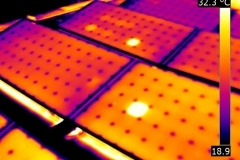
#> input picture hotspot2.jpg, 240 x 160 px
$ python simpleThresholding.py
#> lines starting #> are read from the running program, lines starting #| are printed output that depends on the picture; after the words box and inside, x2 and y2 are one past the last pixel; in counts of white or black regions, pixels touching at a corner belong together
import cv2 as cv
import numpy as np

def nothing(x):
    pass

cv.namedWindow("Tracking")
cv.createTrackbar('Thresh', 'Tracking', 215, 255, nothing)

while True:

    img = cv.imread('hotspot2.jpg', 0)
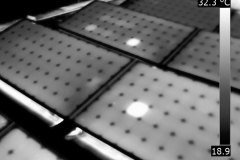
#> img: shape (160, 240); min 0, max 254, mean 106.2

    r = cv.getTrackbarPos('Thresh', 'Tracking')

    print(r)

    _, th1 = cv.threshold(img, r, 255, cv.THRESH_BINARY)
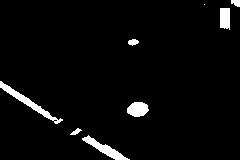
#> th1: shape (160, 240); 3.5% white; 8 white regions (1 under 20 px), largest, box (x1, y1, x2, y2) and area: (0, 81, 63, 124) 415, (82, 135, 130, 160) 342, (127, 102, 149, 117) 252
    _, th2 = cv.threshold(img, r, 255, cv.THRESH_BINARY_INV)
    _, th3 = cv.threshold(img, r, 255, cv.THRESH_TRUNC)
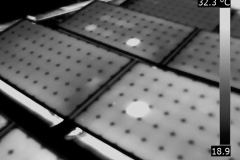
#> th3: shape (160, 240); min 0, max 215, mean 105.3
    _, th4 = cv.threshold(img, r, 255, cv.THRESH_TOZERO)
    _, th5 = cv.threshold(img, r, 255, cv.THRESH_TRIANGLE)
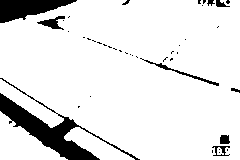
#> th5: shape (160, 240); 89.5% white; 42 black regions (33 under 20 px), largest, box (x1, y1, x2, y2) and area: (0, 78, 140, 160) 2230, (0, 0, 77, 23) 1023, (140, 58, 219, 86) 194

    mask = cv.inRange(img,20, 215)
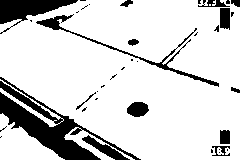
#> mask: shape (160, 240); 83.3% white; 37 black regions (24 under 20 px), largest, box (x1, y1, x2, y2) and area: (0, 77, 141, 160) 3321, (0, 0, 78, 34) 1106, (36, 14, 219, 87) 816

    cv.imshow('Gambar', img)
    cv.imshow('th1', th1)
    cv.imshow('th2', th2)
    cv.imshow('th3', th3)
    cv.imshow('th4', th4)
    cv.imshow('th5', th5)
    cv.imshow('mask', mask)

    key = cv.waitKey(1)
#> (key Esc is pressed here)
    if key == 27: #tombol escape
        break


cv.destroyAllWindows()

$ run again, with FLIR.jpg copied over hotspot2.jpg
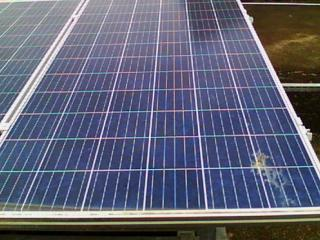
#> input picture FLIR.jpg, 320 x 240 px
#> `_, th1 = cv.threshold(img, r, 255, cv.THRESH_BINARY)`:
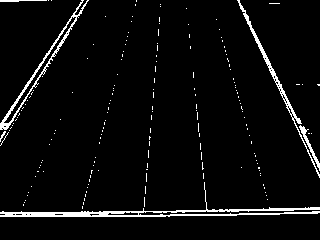
#> th1: shape (240, 320); 4.4% white in thin lines or dots
#> th2: shape (240, 320); 95.6% white; black in thin lines or dots
#> th5: shape (240, 320); 42.5% white; 116 white regions (111 under 20 px), largest, box (x1, y1, x2, y2) and area: (0, 0, 320, 218) 31372, (0, 218, 320, 225) 898, (282, 36, 317, 45) 104, (273, 43, 283, 50) 31, (113, 93, 117, 110) 22
#> `mask = cv.inRange(img,20, 215)`:
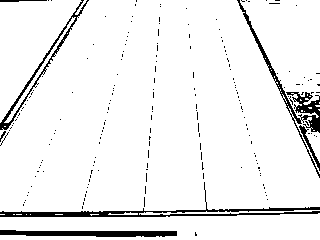
#> mask: shape (240, 320); 93.5% white; 197 black regions (190 under 20 px), largest, box (x1, y1, x2, y2) and area: (0, 182, 320, 217) 1467, (237, 0, 320, 178) 1132, (0, 230, 177, 237) 932

$ run again, with hotspot1.png saved as hotspot2.jpg
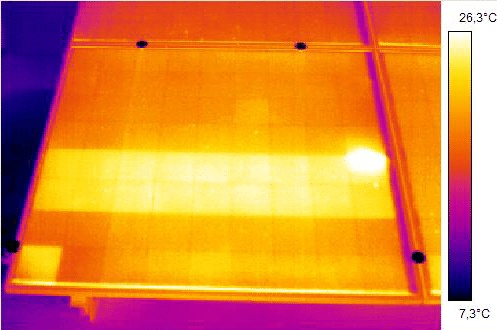
#> input picture hotspot1.png, 497 x 330 px
#> `_, th1 = cv.threshold(img, r, 255, cv.THRESH_BINARY)`:
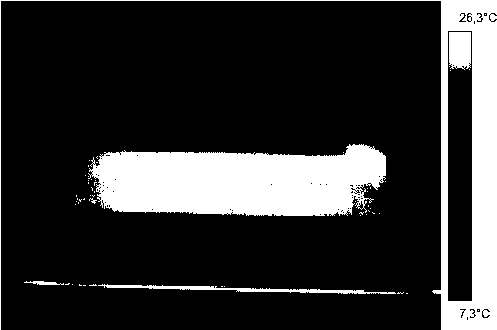
#> th1: shape (330, 497); 19.1% white; 56 white regions (51 under 20 px), largest, box (x1, y1, x2, y2) and area: (88, 144, 386, 216) 16794, (0, 0, 497, 330) 12618, (98, 284, 396, 294) 897, (449, 32, 471, 70) 776, (24, 281, 64, 285) 95
#> th5: shape (330, 497); 7.4% white; 34 white regions (30 under 20 px), largest, box (x1, y1, x2, y2) and area: (441, 1, 497, 330) 11189, (345, 149, 386, 172) 687, (449, 32, 471, 42) 180, (490, 14, 497, 21) 29
#> `mask = cv.inRange(img,20, 215)`:
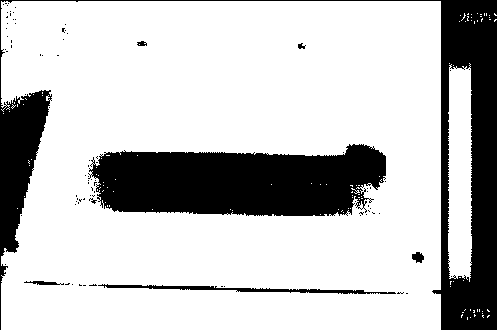
#> mask: shape (330, 497); 77.2% white; 88 black regions (81 under 20 px), largest, box (x1, y1, x2, y2) and area: (0, 0, 497, 330) 19240, (88, 144, 386, 216) 16794, (98, 284, 396, 294) 897

$ run again, with hotspot3.png saved as hotspot2.jpg
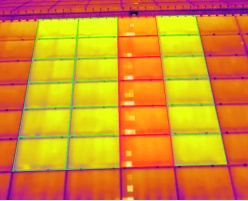
#> input picture hotspot3.png, 248 x 201 px
#> `_, th1 = cv.threshold(img, r, 255, cv.THRESH_BINARY)`:
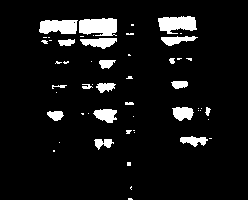
#> th1: shape (201, 248); 7.9% white; 54 white regions (34 under 20 px), largest, box (x1, y1, x2, y2) and area: (79, 18, 117, 36) 583, (158, 16, 197, 34) 506, (39, 20, 78, 34) 471
#> `_, th5 = cv.threshold(img, r, 255, cv.THRESH_TRIANGLE)`:
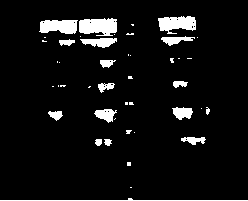
#> th5: shape (201, 248); 6.7% white; 44 white regions (27 under 20 px), largest, box (x1, y1, x2, y2) and area: (79, 18, 117, 36) 554, (158, 16, 196, 34) 477, (39, 20, 78, 34) 449
